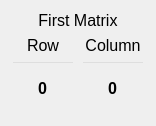
   <widget class="QWidget" name="layoutWidget">
    <property name="geometry">
     <rect>
      <x>140</x>
      <y>20</y>
      <width>142</width>
      <height>112</height>
     </rect>
    </property>
    <layout class="QVBoxLayout" name="verticalLayout_6">
     <item>
      <widget class="QLabel" name="label_10">
       <property name="font">
        <font>
         <family>Ubuntu</family>
         <pointsize>12</pointsize>
         <weight>50</weight>
         <bold>false</bold>
        </font>
       </property>
       <property name="cursor">
        <cursorShape>ClosedHandCursor</cursorShape>
       </property>
       <property name="styleSheet">
        <string notr="true">color: rgb(0, 0, 0);</string>
       </property>
       <property name="text">
        <string>First Matrix</string>
       </property>
       <property name="alignment">
        <set>Qt::AlignCenter</set>
       </property>
      </widget>
     </item>
     <item>
      <layout class="QHBoxLayout" name="horizontalLayout_3">
       <item>
        <layout class="QVBoxLayout" name="verticalLayout">
         <item>
          <widget class="QLabel" name="label">
           <property name="enabled">
            <bool>true</bool>
           </property>
           <property name="font">
            <font>
             <family>Ubuntu</family>
             <pointsize>12</pointsize>
             <weight>50</weight>
             <bold>false</bold>
            </font>
           </property>
           <property name="cursor">
            <cursorShape>ClosedHandCursor</cursorShape>
           </property>
           <property name="styleSheet">
            <string notr="true">color: rgb(0, 0, 0);</string>
           </property>
           <property name="text">
            <string>Row</string>
           </property>
           <property name="alignment">
            <set>Qt::AlignCenter</set>
           </property>
          </widget>
         </item>
         <item>
          <widget class="QLineEdit" name="row_m1">
           <property name="minimumSize">
            <size>
             <width>64</width>
             <height>54</height>
            </size>
           </property>
           <property name="maximumSize">
            <size>
             <width>64</width>
             <height>54</height>
            </size>
           </property>
           <property name="font">
            <font>
             <pointsize>12</pointsize>
             <weight>75</weight>
             <bold>true</bold>
             <stylestrategy>PreferDefault</stylestrategy>
            </font>
           </property>
           <property name="cursor">
            <cursorShape>ClosedHandCursor</cursorShape>
           </property>
           <property name="styleSheet">
            <string notr="true">background-color: rgba(255, 255, 255,0)</string>
           </property>
           <property name="text">
            <string>0</string>
           </property>
           <property name="alignment">
            <set>Qt::AlignCenter</set>
           </property>
          </widget>
         </item>
        </layout>
       </item>
       <item>
        <layout class="QVBoxLayout" name="verticalLayout_2">
         <item>
          <widget class="QLabel" name="label_2">
           <property name="font">
            <font>
             <family>Ubuntu</family>
             <pointsize>12</pointsize>
             <weight>50</weight>
             <bold>false</bold>
            </font>
           </property>
           <property name="cursor">
            <cursorShape>ClosedHandCursor</cursorShape>
           </property>
           <property name="styleSheet">
            <string notr="true">color: rgb(0, 0, 0);</string>
           </property>
           <property name="text">
            <string>Column</string>
           </property>
           <property name="alignment">
            <set>Qt::AlignCenter</set>
           </property>
          </widget>
         </item>
         <item>
          <widget class="QLineEdit" name="column_m1">
           <property name="minimumSize">
            <size>
             <width>64</width>
             <height>54</height>
            </size>
           </property>
           <property name="maximumSize">
            <size>
             <width>64</width>
             <height>54</height>
            </size>
           </property>
           <property name="font">
            <font>
             <pointsize>12</pointsize>
             <weight>75</weight>
             <bold>true</bold>
            </font>
           </property>
           <property name="cursor">
            <cursorShape>ClosedHandCursor</cursorShape>
           </property>
           <property name="styleSheet">
            <string notr="true">background-color: rgba(255, 255, 255,0)</string>
           </property>
           <property name="text">
            <string>0</string>
           </property>
           <property name="alignment">
            <set>Qt::AlignCenter</set>
           </property>
          </widget>
         </item>
        </layout>
       </item>
      </layout>
     </item>
    </layout>
   </widget>
